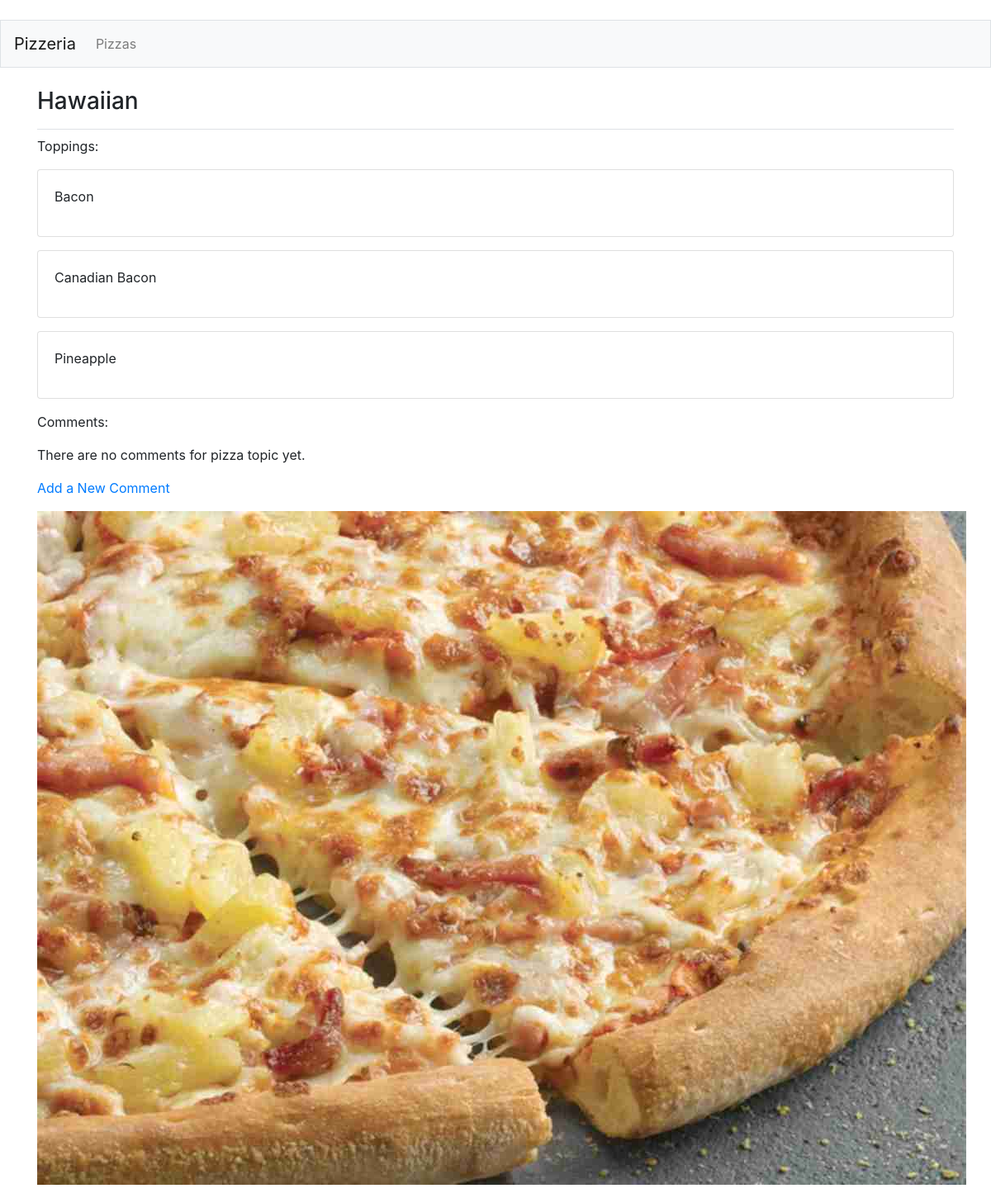
/pizzas/1/, run on the app's committed database.
### pizzas/models.py (models this page shows, shortened)
class Pizza(models.Model):
    name = models.CharField(max_length=200)
    def __str__(self):
        return self.name

class Topping(models.Model):
    pizza = models.ForeignKey(Pizza, on_delete=models.CASCADE)
    name = models.TextField()
    class Meta:
        verbose_name_plural = 'toppings'

### pizzas/views.py (the view)
# urls.py: path('pizzas/<int:pizza_id>/',views.pizza,name = 'pizza'),
def pizza(request, pizza_id):
    pizza = Pizza.objects.get(id=pizza_id)
    toppings = pizza.topping_set.order_by('name')
    comments = pizza.comment_set.order_by('name')
    context = {'pizza':pizza, 'toppings':toppings, 'comments':comments}
    return render(request,'pizzas/pizza.html',context)

### pizzas/templates/pizzas/pizza.html (shortened to what this page needs)
{%extends "pizzas/base.html"%}
{%block page_header %}
<h3>{{pizza}}</h3>
{% endblock page_header %}
{% block content %}
    <p>Toppings:</p>
    {% for topping in toppings %}
    <div class="card mb-3">
        <div class="card-body">
            {{ topping.name|linebreaks }}
        </div>
    </div>
    {% empty %}
    <p>There are no toppings for this pizza yet.</p>
    {% endfor %}
    <p>Comments:</p>
    {% for comment in comments %}
    <div class="card mb-3">
        <div class="card-body">
            {{ comment.name|linebreaks }}
        </div>
    </div>
    {% empty %}
    <p>There are no comments for pizza topic yet.</p>
    {% endfor %}
    <p>
        <a href="{% url 'pizzas:new_comment' pizza.id %}">Add a New Comment</a>
    </p>
    {% if pizza.name == 'Supreme' %}
        {% load static %}<img src="{% static "media/supreme.jpg" %}" alt ="pizza"/>
    {% elif pizza.name == 'Hawaiian' %}
    <p>
        {% load static %}<img src="{% static "media/hawaiian.jpg" %}" alt ="pizza"/>
    </p>
    {% elif pizza.name == 'Meat Lovers' %}
        {% load static %}<img src="{% static "media/meats.jpg" %}" alt ="pizza"/>
    {% elif pizza.name == 'Garden' %}
        {% load static %}<img src="{% static "media/garden.jpg" %}" alt ="pizza"/>
    {% endif %}
{% endblock content %}

### data on the page
Pizza: name "Hawaiian"
Topping: name "Bacon"
Topping: name "Canadian Bacon"
Topping: name "Pineapple"
